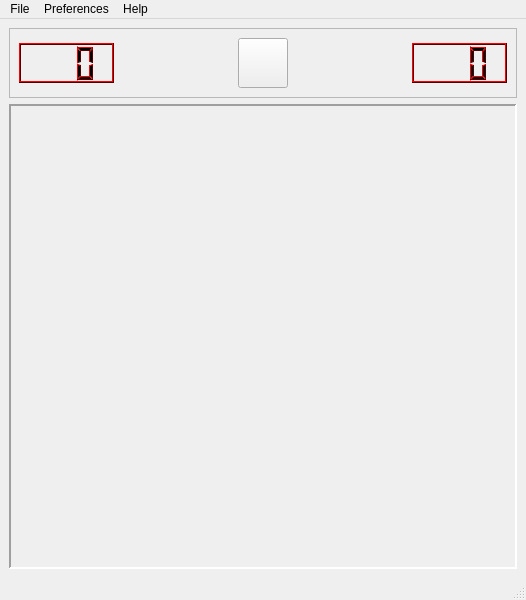
<?xml version="1.0" encoding="UTF-8"?>
<ui version="4.0">
 <class>MainWindow</class>
 <widget class="QMainWindow" name="MainWindow">
  <property name="geometry">
   <rect>
    <x>0</x>
    <y>0</y>
    <width>526</width>
    <height>600</height>
   </rect>
  </property>
  <property name="windowTitle">
   <string>MainWindow</string>
  </property>
  <widget class="QWidget" name="centralwidget">
   <layout class="QGridLayout" name="centralWidgetGridLayout">
    <property name="spacing">
     <number>6</number>
    </property>
    <item row="0" column="0">
     <widget class="QFrame" name="titleFrame">
      <property name="sizePolicy">
       <sizepolicy hsizetype="Preferred" vsizetype="Fixed">
        <horstretch>0</horstretch>
        <verstretch>0</verstretch>
       </sizepolicy>
      </property>
      <property name="frameShape">
       <enum>QFrame::StyledPanel</enum>
      </property>
      <property name="frameShadow">
       <enum>QFrame::Sunken</enum>
      </property>
      <property name="lineWidth">
       <number>3</number>
      </property>
      <layout class="QGridLayout" name="titleFrameGridLayout">
       <item row="0" column="1">
        <spacer name="leftSpacer">
         <property name="orientation">
          <enum>Qt::Horizontal</enum>
         </property>
         <property name="sizeHint" stdset="0">
          <size>
           <width>40</width>
           <height>20</height>
          </size>
         </property>
        </spacer>
       </item>
       <item row="0" column="2">
        <widget class="QPushButton" name="resetButton">
         <property name="sizePolicy">
          <sizepolicy hsizetype="Fixed" vsizetype="Fixed">
           <horstretch>0</horstretch>
           <verstretch>0</verstretch>
          </sizepolicy>
         </property>
         <property name="minimumSize">
          <size>
           <width>50</width>
           <height>50</height>
          </size>
         </property>
         <property name="maximumSize">
          <size>
           <width>60</width>
           <height>60</height>
          </size>
         </property>
         <property name="toolTip">
          <string>&lt;html&gt;&lt;head/&gt;&lt;body&gt;&lt;p&gt;Click to reset the game&lt;/p&gt;&lt;/body&gt;&lt;/html&gt;</string>
         </property>
         <property name="text">
          <string/>
         </property>
        </widget>
       </item>
       <item row="0" column="4">
        <widget class="QLCDNumber" name="minesRemaining">
         <property name="sizePolicy">
          <sizepolicy hsizetype="MinimumExpanding" vsizetype="Fixed">
           <horstretch>0</horstretch>
           <verstretch>0</verstretch>
          </sizepolicy>
         </property>
         <property name="minimumSize">
          <size>
           <width>20</width>
           <height>40</height>
          </size>
         </property>
         <property name="maximumSize">
          <size>
           <width>95</width>
           <height>16777215</height>
          </size>
         </property>
         <property name="palette">
          <palette>
           <active>
            <colorrole role="WindowText">
             <brush brushstyle="SolidPattern">
              <color alpha="255">
               <red>0</red>
               <green>0</green>
               <blue>0</blue>
              </color>
             </brush>
            </colorrole>
            <colorrole role="Button">
             <brush brushstyle="SolidPattern">
              <color alpha="255">
               <red>170</red>
               <green>0</green>
               <blue>0</blue>
              </color>
             </brush>
            </colorrole>
            <colorrole role="Light">
             <brush brushstyle="SolidPattern">
              <color alpha="255">
               <red>255</red>
               <green>0</green>
               <blue>0</blue>
              </color>
             </brush>
            </colorrole>
            <colorrole role="Midlight">
             <brush brushstyle="SolidPattern">
              <color alpha="255">
               <red>212</red>
               <green>0</green>
               <blue>0</blue>
              </color>
             </brush>
            </colorrole>
            <colorrole role="Dark">
             <brush brushstyle="SolidPattern">
              <color alpha="255">
               <red>85</red>
               <green>0</green>
               <blue>0</blue>
              </color>
             </brush>
            </colorrole>
            <colorrole role="Mid">
             <brush brushstyle="SolidPattern">
              <color alpha="255">
               <red>113</red>
               <green>0</green>
               <blue>0</blue>
              </color>
             </brush>
            </colorrole>
            <colorrole role="Text">
             <brush brushstyle="SolidPattern">
              <color alpha="255">
               <red>0</red>
               <green>0</green>
               <blue>0</blue>
              </color>
             </brush>
            </colorrole>
            <colorrole role="BrightText">
             <brush brushstyle="SolidPattern">
              <color alpha="255">
               <red>255</red>
               <green>255</green>
               <blue>255</blue>
              </color>
             </brush>
            </colorrole>
            <colorrole role="ButtonText">
             <brush brushstyle="SolidPattern">
              <color alpha="255">
               <red>0</red>
               <green>0</green>
               <blue>0</blue>
              </color>
             </brush>
            </colorrole>
            <colorrole role="Base">
             <brush brushstyle="SolidPattern">
              <color alpha="255">
               <red>255</red>
               <green>255</green>
               <blue>255</blue>
              </color>
             </brush>
            </colorrole>
            <colorrole role="Window">
             <brush brushstyle="SolidPattern">
              <color alpha="255">
               <red>170</red>
               <green>0</green>
               <blue>0</blue>
              </color>
             </brush>
            </colorrole>
            <colorrole role="Shadow">
             <brush brushstyle="SolidPattern">
              <color alpha="255">
               <red>0</red>
               <green>0</green>
               <blue>0</blue>
              </color>
             </brush>
            </colorrole>
            <colorrole role="AlternateBase">
             <brush brushstyle="SolidPattern">
              <color alpha="255">
               <red>212</red>
               <green>127</green>
               <blue>127</blue>
              </color>
             </brush>
            </colorrole>
            <colorrole role="ToolTipBase">
             <brush brushstyle="SolidPattern">
              <color alpha="255">
               <red>255</red>
               <green>255</green>
               <blue>220</blue>
              </color>
             </brush>
            </colorrole>
            <colorrole role="ToolTipText">
             <brush brushstyle="SolidPattern">
              <color alpha="255">
               <red>0</red>
               <green>0</green>
               <blue>0</blue>
              </color>
             </brush>
            </colorrole>
           </active>
           <inactive>
            <colorrole role="WindowText">
             <brush brushstyle="SolidPattern">
              <color alpha="255">
               <red>0</red>
               <green>0</green>
               <blue>0</blue>
              </color>
             </brush>
            </colorrole>
            <colorrole role="Button">
             <brush brushstyle="SolidPattern">
              <color alpha="255">
               <red>170</red>
               <green>0</green>
               <blue>0</blue>
              </color>
             </brush>
            </colorrole>
            <colorrole role="Light">
             <brush brushstyle="SolidPattern">
              <color alpha="255">
               <red>255</red>
               <green>0</green>
               <blue>0</blue>
              </color>
             </brush>
            </colorrole>
            <colorrole role="Midlight">
             <brush brushstyle="SolidPattern">
              <color alpha="255">
               <red>212</red>
               <green>0</green>
               <blue>0</blue>
              </color>
             </brush>
            </colorrole>
            <colorrole role="Dark">
             <brush brushstyle="SolidPattern">
              <color alpha="255">
               <red>85</red>
               <green>0</green>
               <blue>0</blue>
              </color>
             </brush>
            </colorrole>
            <colorrole role="Mid">
             <brush brushstyle="SolidPattern">
              <color alpha="255">
               <red>113</red>
               <green>0</green>
               <blue>0</blue>
              </color>
             </brush>
            </colorrole>
            <colorrole role="Text">
             <brush brushstyle="SolidPattern">
              <color alpha="255">
               <red>0</red>
               <green>0</green>
               <blue>0</blue>
              </color>
             </brush>
            </colorrole>
            <colorrole role="BrightText">
             <brush brushstyle="SolidPattern">
              <color alpha="255">
               <red>255</red>
               <green>255</green>
               <blue>255</blue>
              </color>
             </brush>
            </colorrole>
            <colorrole role="ButtonText">
             <brush brushstyle="SolidPattern">
              <color alpha="255">
               <red>0</red>
               <green>0</green>
               <blue>0</blue>
              </color>
             </brush>
            </colorrole>
            <colorrole role="Base">
             <brush brushstyle="SolidPattern">
              <color alpha="255">
               <red>255</red>
               <green>255</green>
               <blue>255</blue>
              </color>
             </brush>
            </colorrole>
            <colorrole role="Window">
             <brush brushstyle="SolidPattern">
              <color alpha="255">
               <red>170</red>
               <green>0</green>
               <blue>0</blue>
              </color>
             </brush>
            </colorrole>
            <colorrole role="Shadow">
             <brush brushstyle="SolidPattern">
              <color alpha="255">
               <red>0</red>
               <green>0</green>
               <blue>0</blue>
              </color>
             </brush>
            </colorrole>
            <colorrole role="AlternateBase">
             <brush brushstyle="SolidPattern">
              <color alpha="255">
               <red>212</red>
               <green>127</green>
               <blue>127</blue>
              </color>
             </brush>
            </colorrole>
            <colorrole role="ToolTipBase">
             <brush brushstyle="SolidPattern">
              <color alpha="255">
               <red>255</red>
               <green>255</green>
               <blue>220</blue>
              </color>
             </brush>
            </colorrole>
            <colorrole role="ToolTipText">
             <brush brushstyle="SolidPattern">
              <color alpha="255">
               <red>0</red>
               <green>0</green>
               <blue>0</blue>
              </color>
             </brush>
            </colorrole>
           </inactive>
           <disabled>
            <colorrole role="WindowText">
             <brush brushstyle="SolidPattern">
              <color alpha="255">
               <red>85</red>
               <green>0</green>
               <blue>0</blue>
              </color>
             </brush>
            </colorrole>
            <colorrole role="Button">
             <brush brushstyle="SolidPattern">
              <color alpha="255">
               <red>170</red>
               <green>0</green>
               <blue>0</blue>
              </color>
             </brush>
            </colorrole>
            <colorrole role="Light">
             <brush brushstyle="SolidPattern">
              <color alpha="255">
               <red>255</red>
               <green>0</green>
               <blue>0</blue>
              </color>
             </brush>
            </colorrole>
            <colorrole role="Midlight">
             <brush brushstyle="SolidPattern">
              <color alpha="255">
               <red>212</red>
               <green>0</green>
               <blue>0</blue>
              </color>
             </brush>
            </colorrole>
            <colorrole role="Dark">
             <brush brushstyle="SolidPattern">
              <color alpha="255">
               <red>85</red>
               <green>0</green>
               <blue>0</blue>
              </color>
             </brush>
            </colorrole>
            <colorrole role="Mid">
             <brush brushstyle="SolidPattern">
              <color alpha="255">
               <red>113</red>
               <green>0</green>
               <blue>0</blue>
              </color>
             </brush>
            </colorrole>
            <colorrole role="Text">
             <brush brushstyle="SolidPattern">
              <color alpha="255">
               <red>85</red>
               <green>0</green>
               <blue>0</blue>
              </color>
             </brush>
            </colorrole>
            <colorrole role="BrightText">
             <brush brushstyle="SolidPattern">
              <color alpha="255">
               <red>255</red>
               <green>255</green>
               <blue>255</blue>
              </color>
             </brush>
            </colorrole>
            <colorrole role="ButtonText">
             <brush brushstyle="SolidPattern">
              <color alpha="255">
               <red>85</red>
               <green>0</green>
               <blue>0</blue>
              </color>
             </brush>
            </colorrole>
            <colorrole role="Base">
             <brush brushstyle="SolidPattern">
              <color alpha="255">
               <red>170</red>
               <green>0</green>
               <blue>0</blue>
              </color>
             </brush>
            </colorrole>
            <colorrole role="Window">
             <brush brushstyle="SolidPattern">
              <color alpha="255">
               <red>170</red>
               <green>0</green>
               <blue>0</blue>
              </color>
             </brush>
            </colorrole>
            <colorrole role="Shadow">
             <brush brushstyle="SolidPattern">
              <color alpha="255">
               <red>0</red>
               <green>0</green>
               <blue>0</blue>
              </color>
             </brush>
            </colorrole>
            <colorrole role="AlternateBase">
             <brush brushstyle="SolidPattern">
              <color alpha="255">
               <red>170</red>
               <green>0</green>
               <blue>0</blue>
              </color>
             </brush>
            </colorrole>
            <colorrole role="ToolTipBase">
             <brush brushstyle="SolidPattern">
              <color alpha="255">
               <red>255</red>
               <green>255</green>
               <blue>220</blue>
              </color>
             </brush>
            </colorrole>
            <colorrole role="ToolTipText">
             <brush brushstyle="SolidPattern">
              <color alpha="255">
               <red>0</red>
               <green>0</green>
               <blue>0</blue>
              </color>
             </brush>
            </colorrole>
           </disabled>
          </palette>
         </property>
         <property name="styleSheet">
          <string notr="true"/>
         </property>
         <property name="smallDecimalPoint">
          <bool>false</bool>
         </property>
         <property name="digitCount">
          <number>3</number>
         </property>
        </widget>
       </item>
       <item row="0" column="0">
        <widget class="QLCDNumber" name="numberOfMoves">
         <property name="sizePolicy">
          <sizepolicy hsizetype="MinimumExpanding" vsizetype="Fixed">
           <horstretch>0</horstretch>
           <verstretch>0</verstretch>
          </sizepolicy>
         </property>
         <property name="minimumSize">
          <size>
           <width>20</width>
           <height>40</height>
          </size>
         </property>
         <property name="maximumSize">
          <size>
           <width>95</width>
           <height>16777215</height>
          </size>
         </property>
         <property name="palette">
          <palette>
           <active>
            <colorrole role="WindowText">
             <brush brushstyle="SolidPattern">
              <color alpha="255">
               <red>0</red>
               <green>0</green>
               <blue>0</blue>
              </color>
             </brush>
            </colorrole>
            <colorrole role="Button">
             <brush brushstyle="SolidPattern">
              <color alpha="255">
               <red>170</red>
               <green>0</green>
               <blue>0</blue>
              </color>
             </brush>
            </colorrole>
            <colorrole role="Light">
             <brush brushstyle="SolidPattern">
              <color alpha="255">
               <red>255</red>
               <green>0</green>
               <blue>0</blue>
              </color>
             </brush>
            </colorrole>
            <colorrole role="Midlight">
             <brush brushstyle="SolidPattern">
              <color alpha="255">
               <red>212</red>
               <green>0</green>
               <blue>0</blue>
              </color>
             </brush>
            </colorrole>
            <colorrole role="Dark">
             <brush brushstyle="SolidPattern">
              <color alpha="255">
               <red>85</red>
               <green>0</green>
               <blue>0</blue>
              </color>
             </brush>
            </colorrole>
            <colorrole role="Mid">
             <brush brushstyle="SolidPattern">
              <color alpha="255">
               <red>113</red>
               <green>0</green>
               <blue>0</blue>
              </color>
             </brush>
            </colorrole>
            <colorrole role="Text">
             <brush brushstyle="SolidPattern">
              <color alpha="255">
               <red>0</red>
               <green>0</green>
               <blue>0</blue>
              </color>
             </brush>
            </colorrole>
            <colorrole role="BrightText">
             <brush brushstyle="SolidPattern">
              <color alpha="255">
               <red>255</red>
               <green>255</green>
               <blue>255</blue>
              </color>
             </brush>
            </colorrole>
            <colorrole role="ButtonText">
             <brush brushstyle="SolidPattern">
              <color alpha="255">
               <red>0</red>
               <green>0</green>
               <blue>0</blue>
              </color>
             </brush>
            </colorrole>
            <colorrole role="Base">
             <brush brushstyle="SolidPattern">
              <color alpha="255">
               <red>255</red>
               <green>255</green>
               <blue>255</blue>
              </color>
             </brush>
            </colorrole>
            <colorrole role="Window">
             <brush brushstyle="SolidPattern">
              <color alpha="255">
               <red>170</red>
               <green>0</green>
               <blue>0</blue>
              </color>
             </brush>
            </colorrole>
            <colorrole role="Shadow">
             <brush brushstyle="SolidPattern">
              <color alpha="255">
               <red>0</red>
               <green>0</green>
               <blue>0</blue>
              </color>
             </brush>
            </colorrole>
            <colorrole role="AlternateBase">
             <brush brushstyle="SolidPattern">
              <color alpha="255">
               <red>212</red>
               <green>127</green>
               <blue>127</blue>
              </color>
             </brush>
            </colorrole>
            <colorrole role="ToolTipBase">
             <brush brushstyle="SolidPattern">
              <color alpha="255">
               <red>255</red>
               <green>255</green>
               <blue>220</blue>
              </color>
             </brush>
            </colorrole>
            <colorrole role="ToolTipText">
             <brush brushstyle="SolidPattern">
              <color alpha="255">
               <red>0</red>
               <green>0</green>
               <blue>0</blue>
              </color>
             </brush>
            </colorrole>
           </active>
           <inactive>
            <colorrole role="WindowText">
             <brush brushstyle="SolidPattern">
              <color alpha="255">
               <red>0</red>
               <green>0</green>
               <blue>0</blue>
              </color>
             </brush>
            </colorrole>
            <colorrole role="Button">
             <brush brushstyle="SolidPattern">
              <color alpha="255">
               <red>170</red>
               <green>0</green>
               <blue>0</blue>
              </color>
             </brush>
            </colorrole>
            <colorrole role="Light">
             <brush brushstyle="SolidPattern">
              <color alpha="255">
               <red>255</red>
               <green>0</green>
               <blue>0</blue>
              </color>
             </brush>
            </colorrole>
            <colorrole role="Midlight">
             <brush brushstyle="SolidPattern">
              <color alpha="255">
               <red>212</red>
               <green>0</green>
               <blue>0</blue>
              </color>
             </brush>
            </colorrole>
            <colorrole role="Dark">
             <brush brushstyle="SolidPattern">
              <color alpha="255">
               <red>85</red>
               <green>0</green>
               <blue>0</blue>
              </color>
             </brush>
            </colorrole>
            <colorrole role="Mid">
             <brush brushstyle="SolidPattern">
              <color alpha="255">
               <red>113</red>
               <green>0</green>
               <blue>0</blue>
              </color>
             </brush>
            </colorrole>
            <colorrole role="Text">
             <brush brushstyle="SolidPattern">
              <color alpha="255">
               <red>0</red>
               <green>0</green>
               <blue>0</blue>
              </color>
             </brush>
            </colorrole>
            <colorrole role="BrightText">
             <brush brushstyle="SolidPattern">
              <color alpha="255">
               <red>255</red>
               <green>255</green>
               <blue>255</blue>
              </color>
             </brush>
            </colorrole>
            <colorrole role="ButtonText">
             <brush brushstyle="SolidPattern">
              <color alpha="255">
               <red>0</red>
               <green>0</green>
               <blue>0</blue>
              </color>
             </brush>
            </colorrole>
            <colorrole role="Base">
             <brush brushstyle="SolidPattern">
              <color alpha="255">
               <red>255</red>
               <green>255</green>
               <blue>255</blue>
              </color>
             </brush>
            </colorrole>
            <colorrole role="Window">
             <brush brushstyle="SolidPattern">
              <color alpha="255">
               <red>170</red>
               <green>0</green>
               <blue>0</blue>
              </color>
             </brush>
            </colorrole>
            <colorrole role="Shadow">
             <brush brushstyle="SolidPattern">
              <color alpha="255">
               <red>0</red>
               <green>0</green>
               <blue>0</blue>
              </color>
             </brush>
            </colorrole>
            <colorrole role="AlternateBase">
             <brush brushstyle="SolidPattern">
              <color alpha="255">
               <red>212</red>
               <green>127</green>
               <blue>127</blue>
              </color>
             </brush>
            </colorrole>
            <colorrole role="ToolTipBase">
             <brush brushstyle="SolidPattern">
              <color alpha="255">
               <red>255</red>
               <green>255</green>
               <blue>220</blue>
              </color>
             </brush>
            </colorrole>
            <colorrole role="ToolTipText">
             <brush brushstyle="SolidPattern">
              <color alpha="255">
               <red>0</red>
               <green>0</green>
               <blue>0</blue>
              </color>
             </brush>
            </colorrole>
           </inactive>
           <disabled>
            <colorrole role="WindowText">
             <brush brushstyle="SolidPattern">
              <color alpha="255">
               <red>85</red>
               <green>0</green>
               <blue>0</blue>
              </color>
             </brush>
            </colorrole>
            <colorrole role="Button">
             <brush brushstyle="SolidPattern">
              <color alpha="255">
               <red>170</red>
               <green>0</green>
               <blue>0</blue>
              </color>
             </brush>
            </colorrole>
            <colorrole role="Light">
             <brush brushstyle="SolidPattern">
              <color alpha="255">
               <red>255</red>
               <green>0</green>
               <blue>0</blue>
              </color>
             </brush>
            </colorrole>
            <colorrole role="Midlight">
             <brush brushstyle="SolidPattern">
              <color alpha="255">
               <red>212</red>
               <green>0</green>
               <blue>0</blue>
              </color>
             </brush>
            </colorrole>
            <colorrole role="Dark">
             <brush brushstyle="SolidPattern">
              <color alpha="255">
               <red>85</red>
               <green>0</green>
               <blue>0</blue>
              </color>
             </brush>
            </colorrole>
            <colorrole role="Mid">
             <brush brushstyle="SolidPattern">
              <color alpha="255">
               <red>113</red>
               <green>0</green>
               <blue>0</blue>
              </color>
             </brush>
            </colorrole>
            <colorrole role="Text">
             <brush brushstyle="SolidPattern">
              <color alpha="255">
               <red>85</red>
               <green>0</green>
               <blue>0</blue>
              </color>
             </brush>
            </colorrole>
            <colorrole role="BrightText">
             <brush brushstyle="SolidPattern">
              <color alpha="255">
               <red>255</red>
               <green>255</green>
               <blue>255</blue>
              </color>
             </brush>
            </colorrole>
            <colorrole role="ButtonText">
             <brush brushstyle="SolidPattern">
              <color alpha="255">
               <red>85</red>
               <green>0</green>
               <blue>0</blue>
              </color>
             </brush>
            </colorrole>
            <colorrole role="Base">
             <brush brushstyle="SolidPattern">
              <color alpha="255">
               <red>170</red>
               <green>0</green>
               <blue>0</blue>
              </color>
             </brush>
            </colorrole>
            <colorrole role="Window">
             <brush brushstyle="SolidPattern">
              <color alpha="255">
               <red>170</red>
               <green>0</green>
               <blue>0</blue>
              </color>
             </brush>
            </colorrole>
            <colorrole role="Shadow">
             <brush brushstyle="SolidPattern">
              <color alpha="255">
               <red>0</red>
               <green>0</green>
               <blue>0</blue>
              </color>
             </brush>
            </colorrole>
            <colorrole role="AlternateBase">
             <brush brushstyle="SolidPattern">
              <color alpha="255">
               <red>170</red>
               <green>0</green>
               <blue>0</blue>
              </color>
             </brush>
            </colorrole>
            <colorrole role="ToolTipBase">
             <brush brushstyle="SolidPattern">
              <color alpha="255">
               <red>255</red>
               <green>255</green>
               <blue>220</blue>
              </color>
             </brush>
            </colorrole>
            <colorrole role="ToolTipText">
             <brush brushstyle="SolidPattern">
              <color alpha="255">
               <red>0</red>
               <green>0</green>
               <blue>0</blue>
              </color>
             </brush>
            </colorrole>
           </disabled>
          </palette>
         </property>
         <property name="styleSheet">
          <string notr="true"/>
         </property>
         <property name="digitCount">
          <number>3</number>
         </property>
        </widget>
       </item>
       <item row="0" column="3">
        <spacer name="rightSpacer">
         <property name="orientation">
          <enum>Qt::Horizontal</enum>
         </property>
         <property name="sizeHint" stdset="0">
          <size>
           <width>40</width>
           <height>20</height>
          </size>
         </property>
        </spacer>
       </item>
      </layout>
     </widget>
    </item>
    <item row="1" column="0">
     <widget class="QFrame" name="mineFrame">
      <property name="frameShape">
       <enum>QFrame::Panel</enum>
      </property>
      <property name="frameShadow">
       <enum>QFrame::Sunken</enum>
      </property>
      <property name="lineWidth">
       <number>2</number>
      </property>
      <layout class="QGridLayout" name="mineFrameGridLayout">
       <property name="leftMargin">
        <number>0</number>
       </property>
       <property name="topMargin">
        <number>0</number>
       </property>
       <property name="rightMargin">
        <number>0</number>
       </property>
       <property name="bottomMargin">
        <number>0</number>
       </property>
       <property name="spacing">
        <number>0</number>
       </property>
      </layout>
     </widget>
    </item>
   </layout>
  </widget>
  <widget class="QMenuBar" name="menuBar">
   <property name="geometry">
    <rect>
     <x>0</x>
     <y>0</y>
     <width>526</width>
     <height>18</height>
    </rect>
   </property>
   <widget class="QMenu" name="menuFile">
    <property name="title">
     <string>File</string>
    </property>
    <addaction name="actionQuit"/>
   </widget>
   <widget class="QMenu" name="menuPreferences">
    <property name="title">
     <string>Preferences</string>
    </property>
    <addaction name="actionBoardSize"/>
    <addaction name="actionMuteSound"/>
   </widget>
   <widget class="QMenu" name="menuHelp">
    <property name="title">
     <string>Help</string>
    </property>
    <addaction name="actionAbout_QMineSweeper"/>
    <addaction name="actionAboutQt"/>
   </widget>
   <addaction name="menuFile"/>
   <addaction name="menuPreferences"/>
   <addaction name="menuHelp"/>
  </widget>
  <widget class="QStatusBar" name="statusBar"/>
  <action name="actionAbout">
   <property name="text">
    <string>About</string>
   </property>
   <property name="shortcut">
    <string>Ctrl+H</string>
   </property>
  </action>
  <action name="actionAboutQt">
   <property name="text">
    <string>About Qt</string>
   </property>
   <property name="shortcut">
    <string>Ctrl+S</string>
   </property>
  </action>
  <action name="actionBoardSize">
   <property name="text">
    <string>Board Size</string>
   </property>
   <property name="toolTip">
    <string>Change the size of the board</string>
   </property>
   <property name="shortcut">
    <string>Ctrl+N</string>
   </property>
  </action>
  <action name="actionQuit">
   <property name="text">
    <string>Quit</string>
   </property>
   <property name="toolTip">
    <string>Quit QMineSweeper</string>
   </property>
   <property name="shortcut">
    <string>Ctrl+Q</string>
   </property>
  </action>
  <action name="actionDefaults">
   <property name="text">
    <string>Defaults</string>
   </property>
   <property name="shortcut">
    <string>Ctrl+D</string>
   </property>
  </action>
  <action name="actionMuteSound">
   <property name="checkable">
    <bool>true</bool>
   </property>
   <property name="text">
    <string>Mute Sound</string>
   </property>
   <property name="toolTip">
    <string>If this option is checked, QMineSweeper will not play any sounds</string>
   </property>
   <property name="shortcut">
    <string>Ctrl+M</string>
   </property>
  </action>
  <action name="actionAbout_QMineSweeper">
   <property name="text">
    <string>About QMineSweeper</string>
   </property>
  </action>
 </widget>
 <resources/>
 <connections/>
</ui>
